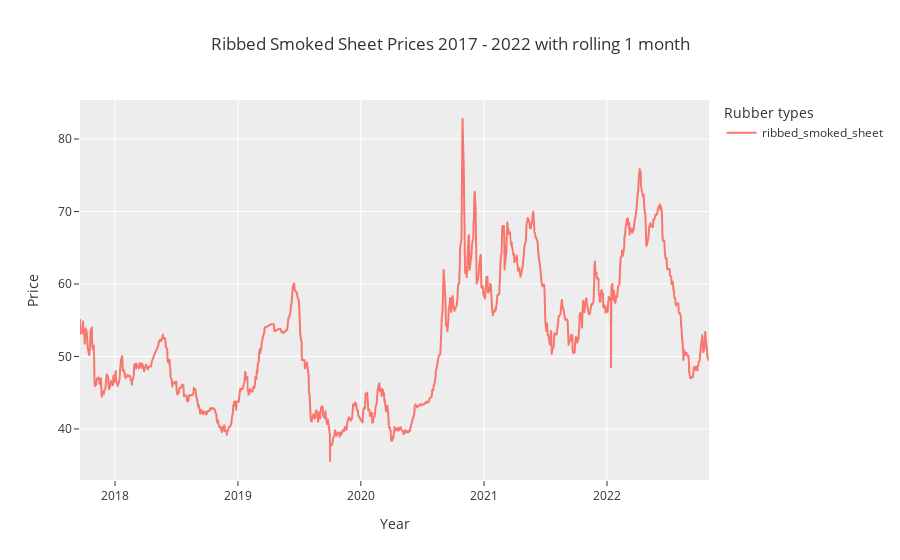

The notebook cell saved with this chart:
### Code cell
# plot ribbed_smoked_sheet price line chart
px.line(rubber.rolling(1).mean().dropna(subset='ribbed_smoked_sheet'), y=["ribbed_smoked_sheet"],
        title='Ribbed Smoked Sheet Prices 2017 - 2022 with rolling 1 month',
        template='ggplot2', labels={'value':'Price', 'date':'Year', 'variable':'Rubber types'})

### Figure 1 — Plotly figure (JSON) as saved in the notebook; plotly's stock layout.template omitted (floating-point values rounded to 4 significant figures; data arrays with more than 128 entries replaced by an {"elided": "..."} marker saying what was removed)
{"data": [{"hovertemplate": "Rubber types=ribbed_smoked_sheet<br>Year=%{x}<br>Price=%{y}<extra></extra>", "legendgroup": "ribbed_smoked_sheet", "line": {"color": "#F8766D", "dash": "solid"}, "marker": {"symbol": "circle"}, "mode": "lines", "name": "ribbed_smoked_sheet", "showlegend": true, "type": "scattergl", "x": {"elided": "1241 str values"}, "xaxis": "x", "y": {"elided": "1241 float values"}, "yaxis": "y"}], "layout": {"autosize": true, "legend": {"title": {"text": "Rubber types"}, "tracegroupgap": 0}, "title": {"text": "Ribbed Smoked Sheet Prices 2017 - 2022 with rolling 1 month"}, "xaxis": {"anchor": "y", "autorange": true, "domain": [0, 1], "range": ["2017-09-19", "2022-10-31"], "title": {"text": "Year"}, "type": "date"}, "yaxis": {"anchor": "x", "autorange": true, "domain": [0, 1], "range": [32.96, 85.38], "title": {"text": "Price"}, "type": "linear"}}}
